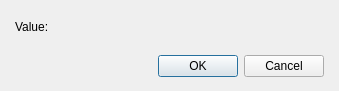
<?xml version="1.0" encoding="UTF-8"?>
<ui version="4.0">
 <class>DialogSystemNumber</class>
 <widget class="QDialog" name="DialogSystemNumber">
  <property name="geometry">
   <rect>
    <x>0</x>
    <y>0</y>
    <width>339</width>
    <height>91</height>
   </rect>
  </property>
  <property name="windowTitle">
   <string>Dialog</string>
  </property>
  <layout class="QGridLayout" name="gridLayout">
   <property name="leftMargin">
    <number>15</number>
   </property>
   <property name="topMargin">
    <number>10</number>
   </property>
   <property name="rightMargin">
    <number>15</number>
   </property>
   <property name="bottomMargin">
    <number>10</number>
   </property>
   <item row="0" column="0">
    <layout class="QVBoxLayout" name="verticalLayout" stretch="1,0">
     <property name="spacing">
      <number>15</number>
     </property>
     <item>
      <layout class="QHBoxLayout" name="horizontalLayout" stretch="0,0,1">
       <item>
        <widget class="QLabel" name="labelValue">
         <property name="text">
          <string>Value:</string>
         </property>
        </widget>
       </item>
       <item>
        <widget class="PanelPrimitiveValue" name="panelPrimitiveValue" native="true">
         <property name="minimumSize">
          <size>
           <width>250</width>
           <height>27</height>
          </size>
         </property>
         <property name="maximumSize">
          <size>
           <width>250</width>
           <height>27</height>
          </size>
         </property>
        </widget>
       </item>
       <item>
        <spacer name="horizontalSpacer">
         <property name="orientation">
          <enum>Qt::Horizontal</enum>
         </property>
         <property name="sizeHint" stdset="0">
          <size>
           <width>40</width>
           <height>20</height>
          </size>
         </property>
        </spacer>
       </item>
      </layout>
     </item>
     <item>
      <widget class="QDialogButtonBox" name="buttonBox">
       <property name="orientation">
        <enum>Qt::Horizontal</enum>
       </property>
       <property name="standardButtons">
        <set>QDialogButtonBox::Cancel|QDialogButtonBox::Ok</set>
       </property>
      </widget>
     </item>
    </layout>
   </item>
  </layout>
 </widget>
 <customwidgets>
  <customwidget>
   <class>PanelPrimitiveValue</class>
   <extends>QWidget</extends>
   <header>panelprimitivevalue.h</header>
   <container>1</container>
  </customwidget>
 </customwidgets>
 <resources/>
 <connections>
  <connection>
   <sender>buttonBox</sender>
   <signal>accepted()</signal>
   <receiver>DialogSystemNumber</receiver>
   <slot>accept()</slot>
   <hints>
    <hint type="sourcelabel">
     <x>248</x>
     <y>254</y>
    </hint>
    <hint type="destinationlabel">
     <x>157</x>
     <y>274</y>
    </hint>
   </hints>
  </connection>
  <connection>
   <sender>buttonBox</sender>
   <signal>rejected()</signal>
   <receiver>DialogSystemNumber</receiver>
   <slot>reject()</slot>
   <hints>
    <hint type="sourcelabel">
     <x>316</x>
     <y>260</y>
    </hint>
    <hint type="destinationlabel">
     <x>286</x>
     <y>274</y>
    </hint>
   </hints>
  </connection>
 </connections>
</ui>
